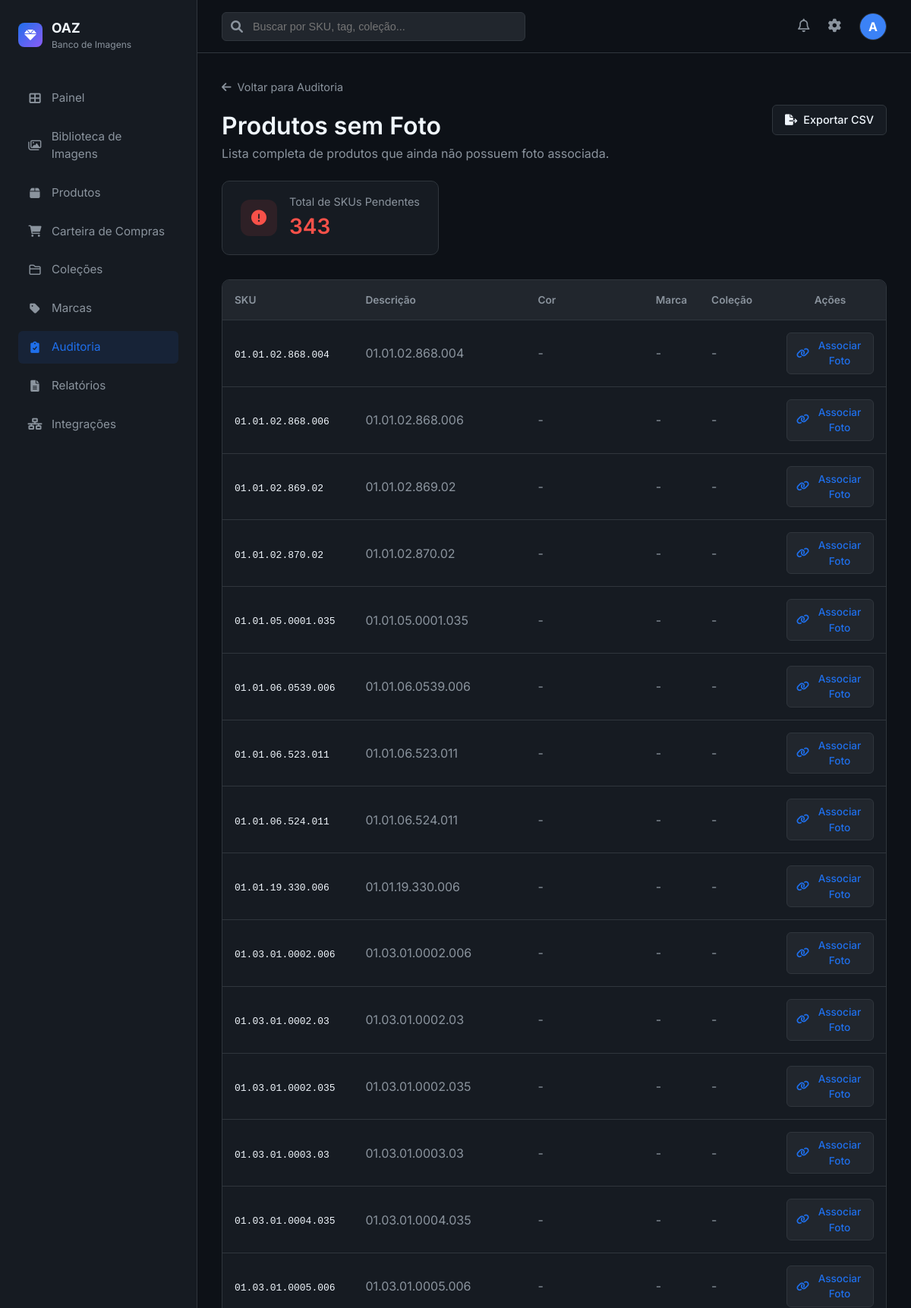
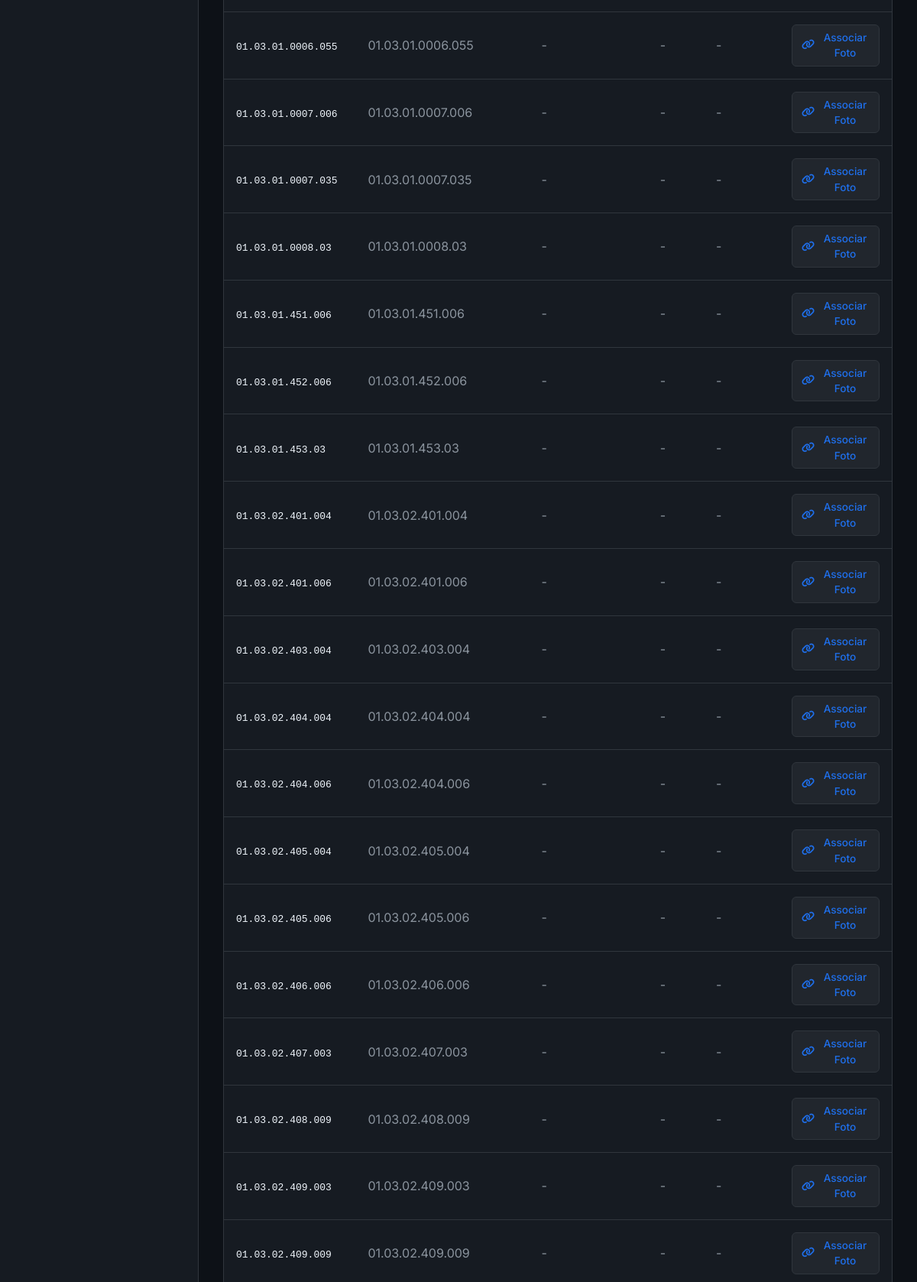
The app's page /auditoria/skus-pendentes (signed in, upper part) with its own data (2 pictures, top to bottom).
### app.py (models this page shows, shortened)
class User(UserMixin, db.Model):
    id = db.Column(db.Integer, primary_key=True)
    username = db.Column(db.String(80), unique=True, nullable=False)
    email = db.Column(db.String(120), unique=True, nullable=False)
    password_hash = db.Column(db.String(128))

class Produto(db.Model):
    id = db.Column(db.Integer, primary_key=True)
    sku = db.Column(db.String(50), unique=True, nullable=False)
    descricao = db.Column(db.String(255), nullable=False)
    cor = db.Column(db.String(50))
    categoria = db.Column(db.String(100))
    atributos_tecnicos = db.Column(db.Text)  # JSON com atributos extras
    marca_id = db.Column(db.Integer, db.ForeignKey('brand.id'))
    colecao_id = db.Column(db.Integer, db.ForeignKey('collection.id'))
    created_at = db.Column(db.DateTime, default=datetime.utcnow)
    updated_at = db.Column(db.DateTime, default=datetime.utcnow, onupdate=datetime.utcnow)
    tem_foto = db.Column(db.Boolean, default=False)
    ativo = db.Column(db.Boolean, default=True)
    marca = db.relationship('Brand', backref='produtos')
    colecao = db.relationship('Collection', backref='produtos')
    imagens = db.relationship('ImagemProduto', backref='produto', lazy=True, cascade='all, delete-orphan')
    historico_skus = db.relationship('HistoricoSKU', backref='produto', lazy=True)

### app.py (the view)
@app.route('/auditoria/skus-pendentes')
@login_required
def skus_pendentes():
    produtos = Produto.query.filter_by(tem_foto=False, ativo=True).order_by(Produto.sku).all()
    return render_template('auditoria/skus_pendentes.html', produtos=produtos)

### app.py (called while the page is built)
@login_manager.user_loader
def load_user(user_id):
    return User.query.get(int(user_id))

### templates/auditoria/skus_pendentes.html (shortened to what this page needs)
{% extends "base.html" %}
{% block content %}
<div style="display: flex; justify-content: space-between; align-items: center; margin-bottom: 1.5rem;">
    <div>
        <a href="{{ url_for('auditoria') }}" style="color: var(--text-secondary); font-size: 0.9rem; display: inline-flex; align-items: center; gap: 0.5rem;">
            <i class="fas fa-arrow-left"></i> Voltar para Auditoria
        </a>
        <h1 style="margin-top: 1rem;">Produtos sem Foto</h1>
        <p style="color: var(--text-secondary);">Lista completa de produtos que ainda não possuem foto associada.</p>
    </div>
    <a href="{{ url_for('exportar_auditoria', tipo='skus_pendentes') }}" class="btn" style="background: var(--bg-secondary); border: 1px solid var(--border-color); color: var(--text-primary);">
        <i class="fas fa-file-export"></i> Exportar CSV
    </a>
</div>
<div class="stat-card" style="margin-bottom: 2rem; display: inline-flex; align-items: center; gap: 1rem; padding: 1rem 1.5rem;">
    <div style="width: 48px; height: 48px; border-radius: 12px; background: rgba(248, 81, 73, 0.1); display: flex; align-items: center; justify-content: center;">
        <i class="fas fa-exclamation-circle" style="color: #f85149; font-size: 1.25rem;"></i>
    </div>
    <div>
        <p style="color: var(--text-secondary); font-size: 0.9rem;">Total de SKUs Pendentes</p>
        <h2 style="font-size: 1.75rem; font-weight: 600; color: #f85149;">{{ produtos|length }}</h2>
    </div>
</div>
{% if produtos %}
<div class="stat-card" style="padding: 0; overflow: hidden;">
    <table style="width: 100%; border-collapse: collapse;">
        <thead>
            <tr style="background: var(--bg-tertiary); border-bottom: 1px solid var(--border-color);">
                <th style="padding: 1rem; text-align: left; font-weight: 600; font-size: 0.85rem; color: var(--text-secondary);">SKU</th>
                <th style="padding: 1rem; text-align: left; font-weight: 600; font-size: 0.85rem; color: var(--text-secondary);">Descrição</th>
                <th style="padding: 1rem; text-align: left; font-weight: 600; font-size: 0.85rem; color: var(--text-secondary);">Cor</th>
                <th style="padding: 1rem; text-align: left; font-weight: 600; font-size: 0.85rem; color: var(--text-secondary);">Marca</th>
                <th style="padding: 1rem; text-align: left; font-weight: 600; font-size: 0.85rem; color: var(--text-secondary);">Coleção</th>
                <th style="padding: 1rem; text-align: center; font-weight: 600; font-size: 0.85rem; color: var(--text-secondary);">Ações</th>
            </tr>
        </thead>
        <tbody>
            {% for produto in produtos %}
            <tr style="border-bottom: 1px solid var(--border-color);">
                <td style="padding: 1rem;">
                    <span style="font-family: monospace; font-weight: 500;">{{ produto.sku }}</span>
                </td>
                <td style="padding: 1rem; color: var(--text-secondary);">{{ produto.descricao or '-' }}</td>
                <td style="padding: 1rem; color: var(--text-secondary);">{{ produto.cor or '-' }}</td>
                <td style="padding: 1rem; color: var(--text-secondary);">{{ produto.marca.name if produto.marca else '-' }}</td>
                <td style="padding: 1rem; color: var(--text-secondary);">{{ produto.colecao.name if produto.colecao else '-' }}</td>
                <td style="padding: 1rem; text-align: center;">
                    <a href="{{ url_for('edit_produto', id=produto.id) }}" class="btn" style="padding: 6px 12px; background: var(--bg-tertiary); border: 1px solid var(--border-color); color: var(--accent-blue); font-size: 0.85rem;" title="Associar Foto">
                        <i class="fas fa-link"></i> Associar Foto
                    </a>
                </td>
            </tr>
            {% endfor %}
        </tbody>
    </table>
</div>
{% endif %}
{% endblock %}

### templates/base.html (shortened to what this page needs)
<!DOCTYPE html>
<html lang="pt-BR">
<head>
    <link rel="stylesheet" href="{{ url_for('static', filename='css/style.css') }}">
    <link href="https://cdnjs.cloudflare.com/ajax/libs/font-awesome/6.0.0/css/all.min.css" rel="stylesheet">
</head>
<body>
    <div class="app-container">
        <aside class="sidebar">
            <div class="logo-area">
                <div class="logo-icon">
                    <i class="fas fa-gem"></i>
                </div>
                <div>
                    <div style="font-weight: 700; font-size: 1.1rem;">OAZ</div>
                    <div style="font-size: 0.75rem; color: var(--text-secondary);">Banco de Imagens</div>
                </div>
            </div>
            <nav class="nav-menu">
                <a href="{{ url_for('dashboard') }}"
                    class="nav-item {% if request.endpoint == 'dashboard' %}active{% endif %}">
                    <i class="fas fa-th-large"></i>
                    <span>Painel</span>
                </a>
                <a href="{{ url_for('catalog') }}"
                    class="nav-item {% if request.endpoint == 'catalog' %}active{% endif %}">
                    <i class="far fa-images"></i>
                    <span>Biblioteca de Imagens</span>
                </a>
                <a href="{{ url_for('produtos') }}"
                    class="nav-item {% if request.endpoint in ['produtos', 'new_produto', 'edit_produto'] %}active{% endif %}">
                    <i class="fas fa-box"></i>
                    <span>Produtos</span>
                </a>
                <a href="{{ url_for('carteira') }}"
                    class="nav-item {% if request.endpoint in ['carteira', 'importar_carteira'] %}active{% endif %}">
                    <i class="fas fa-shopping-cart"></i>
                    <span>Carteira de Compras</span>
                </a>
                <a href="{{ url_for('collections') }}"
                    class="nav-item {% if request.endpoint == 'collections' %}active{% endif %}">
                    <i class="far fa-folder"></i>
                    <span>Coleções</span>
                </a>
                <a href="{{ url_for('brands') }}"
                    class="nav-item {% if request.endpoint == 'brands' %}active{% endif %}">
                    <i class="fas fa-tag"></i>
                    <span>Marcas</span>
                </a>
                <a href="{{ url_for('auditoria') }}"
                    class="nav-item {% if request.endpoint in ['auditoria', 'historico_sku', 'skus_pendentes'] %}active{% endif %}">
                    <i class="fas fa-clipboard-check"></i>
                    <span>Auditoria</span>
                </a>
                <a href="{{ url_for('reports') }}"
                    class="nav-item {% if request.endpoint == 'reports' %}active{% endif %}">
                    <i class="fas fa-file-alt"></i>
                    <span>Relatórios</span>
                </a>
                <a href="{{ url_for('integrations') }}"
                    class="nav-item {% if request.endpoint == 'integrations' %}active{% endif %}">
                    <i class="fas fa-network-wired"></i>
                    <span>Integrações</span>
                </a>
            </nav>
        </aside>
        <main class="main-content">
            <header class="top-header">
                <div class="search-bar">
                    <i class="fas fa-search"></i>
                    <input type="text" placeholder="Buscar por SKU, tag, coleção...">
                </div>
                <div class="header-actions">
                    <button class="icon-btn"><i class="far fa-bell"></i></button>
                    <a href="{{ url_for('settings') }}" class="icon-btn"><i class="fas fa-cog"></i></a>
                    <div class="user-profile">
                        <div
                            style="width:100%; height:100%; background:#3b82f6; display:flex; align-items:center; justify-content:center; color:white; font-weight:bold;">
                            {{ current_user.username[0].upper() }}
                        </div>
                    </div>
                </div>
            </header>
            <div class="content-scroll">
                {% block content %}{% endblock %}
            </div>
        </main>
    </div>
</body>
</html>

### static/css/style.css (style rules this page uses)
:root { --bg-primary: #0d1117; --bg-secondary: #161b22; --bg-tertiary: #21262d; --text-primary: #f0f6fc; --text-secondary: #8b949e; --accent-primary: #238636; --accent-blue: #1f6feb; --border-color: #30363d; --card-bg: #161b22; --hover-bg: #21262d; --font-main: 'Inter', -apple-system, BlinkMacSystemFont, sans-serif; }
* { box-sizing: border-box; margin: 0; padding: 0; }
body { font-family: var(--font-main); background-color: var(--bg-primary); color: var(--text-primary); line-height: 1.5; height: 100vh; display: flex; overflow: hidden; }
h1, h2, h3, h4, h5, h6 { color: var(--text-primary); font-weight: 600; }
a { text-decoration: none; color: var(--accent-blue); }
.app-container { display: flex; width: 100%; height: 100%; }
.sidebar { width: 260px; background-color: var(--bg-secondary); border-right: 1px solid var(--border-color); display: flex; flex-direction: column; padding: 1.5rem; flex-shrink: 0; }
.logo-area { display: flex; align-items: center; gap: 12px; margin-bottom: 2.5rem; }
.logo-icon { width: 32px; height: 32px; background: linear-gradient(135deg, #1f6feb, #8b5cf6); border-radius: 8px; display: flex; align-items: center; justify-content: center; font-weight: bold; color: white; }
.nav-menu { display: flex; flex-direction: column; gap: 0.5rem; flex: 1; }
.nav-item { display: flex; align-items: center; gap: 12px; padding: 10px 12px; border-radius: 6px; color: var(--text-secondary); transition: all 0.2s ease; font-size: 0.95rem; }
.nav-item:hover, .nav-item.active { background-color: rgba(31, 111, 235, 0.1); color: var(--accent-blue); }
.nav-item i { width: 20px; text-align: center; }
.main-content { flex: 1; display: flex; flex-direction: column; overflow: hidden; background-color: var(--bg-primary); }
.top-header { height: 70px; border-bottom: 1px solid var(--border-color); display: flex; align-items: center; justify-content: space-between; padding: 0 2rem; background-color: var(--bg-primary); }
.search-bar { position: relative; width: 400px; }
.search-bar input { width: 100%; background-color: var(--bg-tertiary); border: 1px solid var(--border-color); padding: 10px 16px 10px 40px; border-radius: 6px; color: var(--text-primary); font-size: 0.9rem; }
.search-bar i { position: absolute; left: 12px; top: 50%; transform: translateY(-50%); color: var(--text-secondary); }
.header-actions { display: flex; align-items: center; gap: 1.5rem; }
.icon-btn { background: none; border: none; color: var(--text-secondary); cursor: pointer; font-size: 1.1rem; }
.user-profile { width: 36px; height: 36px; border-radius: 50%; background-color: var(--bg-tertiary); border: 1px solid var(--border-color); overflow: hidden; }
.content-scroll { flex: 1; overflow-y: auto; padding: 2rem; }
.stat-card { background-color: var(--card-bg); border: 1px solid var(--border-color); border-radius: 10px; padding: 1.5rem; }
.btn { padding: 8px 16px; border-radius: 6px; font-size: 0.9rem; font-weight: 500; cursor: pointer; border: none; transition: all 0.2s; display: inline-flex; align-items: center; gap: 8px; }

### records on screen
User: username "A"
Produto: sku "01.01.02.868.004", descricao "01.01.02.868.004", cor "-", marca "-", colecao "-"
Produto: sku "01.01.02.868.006", descricao "01.01.02.868.006", cor "-", marca "-", colecao "-"
Produto: sku "01.01.02.869.02", descricao "01.01.02.869.02", cor "-", marca "-", colecao "-"
Produto: sku "01.01.02.870.02", descricao "01.01.02.870.02", cor "-", marca "-", colecao "-"
Produto: sku "01.01.05.0001.035", descricao "01.01.05.0001.035", cor "-", marca "-", colecao "-"
Produto: sku "01.01.06.0539.006", descricao "01.01.06.0539.006", cor "-", marca "-", colecao "-"
Produto: sku "01.01.06.523.011", descricao "01.01.06.523.011", cor "-", marca "-", colecao "-"
Produto: sku "01.01.06.524.011", descricao "01.01.06.524.011", cor "-", marca "-", colecao "-"
Produto: sku "01.01.19.330.006", descricao "01.01.19.330.006", cor "-", marca "-", colecao "-"
Produto: sku "01.03.01.0002.006", descricao "01.03.01.0002.006", cor "-", marca "-", colecao "-"
Produto: sku "01.03.01.0002.03", descricao "01.03.01.0002.03", cor "-", marca "-", colecao "-"
Produto: sku "01.03.01.0002.035", descricao "01.03.01.0002.035", cor "-", marca "-", colecao "-"
Produto: sku "01.03.01.0003.03", descricao "01.03.01.0003.03", cor "-", marca "-", colecao "-"
Produto: sku "01.03.01.0004.035", descricao "01.03.01.0004.035", cor "-", marca "-", colecao "-"
Produto: sku "01.03.01.0005.006", descricao "01.03.01.0005.006", cor "-", marca "-", colecao "-"
Produto: sku "01.03.01.0006.055", descricao "01.03.01.0006.055", cor "-", marca "-", colecao "-"
Produto: sku "01.03.01.0007.006", descricao "01.03.01.0007.006", cor "-", marca "-", colecao "-"
Produto: sku "01.03.01.0007.035", descricao "01.03.01.0007.035", cor "-", marca "-", colecao "-"
Produto: sku "01.03.01.0008.03", descricao "01.03.01.0008.03", cor "-", marca "-", colecao "-"
Produto: sku "01.03.01.451.006", descricao "01.03.01.451.006", cor "-", marca "-", colecao "-"
Produto: sku "01.03.01.452.006", descricao "01.03.01.452.006", cor "-", marca "-", colecao "-"
Produto: sku "01.03.01.453.03", descricao "01.03.01.453.03", cor "-", marca "-", colecao "-"
Produto: sku "01.03.02.401.004", descricao "01.03.02.401.004", cor "-", marca "-", colecao "-"
Produto: sku "01.03.02.401.006", descricao "01.03.02.401.006", cor "-", marca "-", colecao "-"
Produto: sku "01.03.02.403.004", descricao "01.03.02.403.004", cor "-", marca "-", colecao "-"
Produto: sku "01.03.02.404.004", descricao "01.03.02.404.004", cor "-", marca "-", colecao "-"
Produto: sku "01.03.02.404.006", descricao "01.03.02.404.006", cor "-", marca "-", colecao "-"
Produto: sku "01.03.02.405.004", descricao "01.03.02.405.004", cor "-", marca "-", colecao "-"
Produto: sku "01.03.02.405.006", descricao "01.03.02.405.006", cor "-", marca "-", colecao "-"
Produto: sku "01.03.02.406.006", descricao "01.03.02.406.006", cor "-", marca "-", colecao "-"
Produto: sku "01.03.02.407.003", descricao "01.03.02.407.003", cor "-", marca "-", colecao "-"
Produto: sku "01.03.02.408.009", descricao "01.03.02.408.009", cor "-", marca "-", colecao "-"
Produto: sku "01.03.02.409.003", descricao "01.03.02.409.003", cor "-", marca "-", colecao "-"
Produto: sku "01.03.02.409.009", descricao "01.03.02.409.009", cor "-", marca "-", colecao "-"

### other values on screen
{{ produtos|length }} "343"
